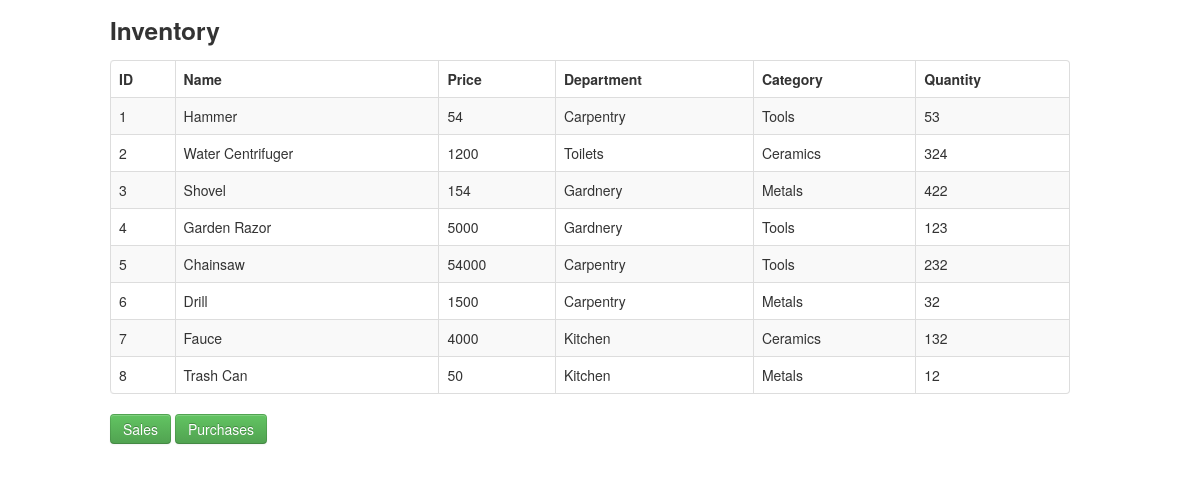
Before: / with the older database file.
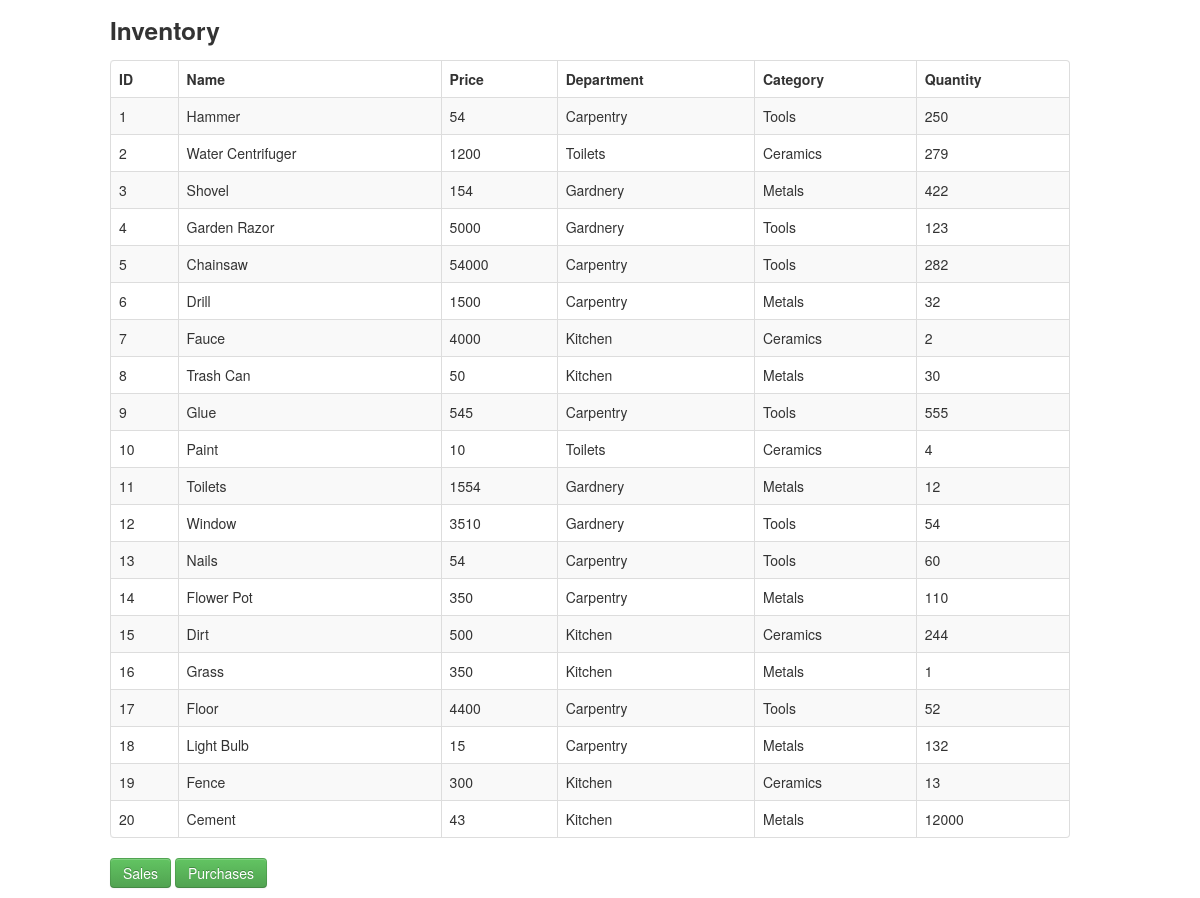
After: the same page with the newer database file.
### tables this page shows
CREATE TABLE `product` (
  `Id` int(11) NOT NULL AUTO_INCREMENT,
  `name` varchar(30) DEFAULT NULL,
  `price` int(11) DEFAULT NULL,
  `department` int(11) DEFAULT NULL,
  `category` int(11) DEFAULT NULL,
  PRIMARY KEY (`Id`),
  KEY `department` (`department`),
  KEY `category` (`category`),
  CONSTRAINT `product_ibfk_1` FOREIGN KEY (`department`) REFERENCES `department` (`Id`) ON DELETE CASCADE ON UPDATE CASCADE,
  CONSTRAINT `product_ibfk_2` FOREIGN KEY (`category`) REFERENCES `category` (`Id`) ON DELETE CASCADE ON UPDATE CASCADE
);

CREATE TABLE `department` (
  `Id` int(11) NOT NULL AUTO_INCREMENT,
  `name` varchar(30) DEFAULT NULL,
  PRIMARY KEY (`Id`)
);

CREATE TABLE `category` (
  `Id` int(11) NOT NULL AUTO_INCREMENT,
  `name` varchar(30) DEFAULT NULL,
  PRIMARY KEY (`Id`)
);

CREATE TABLE `inventory` (
  `Id` int(11) NOT NULL AUTO_INCREMENT,
  `product` int(11) DEFAULT NULL,
  `quantity` int(11) DEFAULT NULL,
  PRIMARY KEY (`Id`),
  KEY `product` (`product`),
  CONSTRAINT `inventory_ibfk_1` FOREIGN KEY (`product`) REFERENCES `product` (`Id`) ON DELETE CASCADE ON UPDATE CASCADE
);

### index.php (the view, shortened to what this page needs)
<!DOCTYPE html>
<html lang="en">
	<head>
	    <link   href="css/bootstrap.min.css" rel="stylesheet">
	</head>
	<body>
	    <div class="container">
				<div class="row">
		   			<h3>Inventory</h3>
		   		</div>
				<div class="row">
					<table class="table table-striped table-bordered">
			            <thead>
			                <tr>
			                	<th>ID</th>
			                	<th>Name</th>
			                	<th>Price</th>
			                	<th>Department</th>
	                        	<th>Category</th>
	                        	<th>Quantity</th>
			                </tr>
			            </thead>
			            <tbody>
			              	<?php
						   	$pdo = Database::connect();
						   	$sql = 'SELECT product.Id, product.name, product.price, department.name AS "department", category.name AS "category", inventory.quantity FROM product INNER JOIN department ON product.department = department.Id INNER JOIN category on product.category = category.Id inner join inventory ON inventory.product = product.Id ORDER BY product.Id';
						   	foreach ($pdo->query($sql) as $row) {
								echo '<tr>';
	    					   	echo '<td>'. $row['Id'] . '</td>';
	    					  	echo '<td>'. $row['name'] . '</td>';
	    					  	echo '<td>'. $row['price'] . '</td>';
	    					  	echo '<td>'. $row['department'] . '</td>';
	    					  	echo '<td>'. $row['category'] . '</td>';
	    					  	echo '<td>'. $row['quantity'] . '</td>';
							  	echo '</tr>';
						    }
						  	?>
					    </tbody>
		            </table>
		            <p>
						<a href="sales.php" class="btn btn-success">Sales</a>
						<a href="purchase.php" class="btn btn-success">Purchases</a>
					</p>
	    	</div>
	    </div>
	</body>
</html>

Changed rows visible on the page:
changed through a linked row, product "Hammer": inventory.quantity "53" → "250"
changed through a linked row, product "Water Centrifuger": inventory.quantity "324" → "279"
changed through a linked row, product "Chainsaw": inventory.quantity "232" → "282"
changed through a linked row, product "Fauce": inventory.quantity "132" → "2"
changed through a linked row, product "Trash Can": inventory.quantity "12" → "30"
added product: Id "9", name "Glue", price "545", department.name "Carpentry", category.name "Tools", inventory.quantity "555"
added product: Id "10", name "Paint", price "10", department.name "Toilets", category.name "Ceramics", inventory.quantity "4"
added product: Id "11", name "Toilets", price "1554", department.name "Gardnery", category.name "Metals", inventory.quantity "12"
added product: Id "12", name "Window", price "3510", department.name "Gardnery", category.name "Tools", inventory.quantity "54"
added product: Id "13", name "Nails", price "54", department.name "Carpentry", category.name "Tools", inventory.quantity "60"
added product: Id "14", name "Flower Pot", price "350", department.name "Carpentry", category.name "Metals", inventory.quantity "110"
added product: Id "15", name "Dirt", price "500", department.name "Kitchen", category.name "Ceramics", inventory.quantity "244"
added product: Id "16", name "Grass", price "350", department.name "Kitchen", category.name "Metals", inventory.quantity "1"
added product: Id "17", name "Floor", price "4400", department.name "Carpentry", category.name "Tools", inventory.quantity "52"
added product: Id "18", name "Light Bulb", price "15", department.name "Carpentry", category.name "Metals", inventory.quantity "132"
added product: Id "19", name "Fence", price "300", department.name "Kitchen", category.name "Ceramics", inventory.quantity "13"
added product: Id "20", name "Cement", price "43", department.name "Kitchen", category.name "Metals", inventory.quantity "12000"
